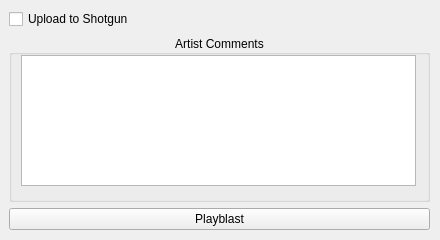
<?xml version="1.0" encoding="UTF-8"?>
<ui version="4.0">
 <class>Form</class>
 <widget class="QWidget" name="Form">
  <property name="geometry">
   <rect>
    <x>0</x>
    <y>0</y>
    <width>440</width>
    <height>240</height>
   </rect>
  </property>
  <property name="minimumSize">
   <size>
    <width>440</width>
    <height>240</height>
   </size>
  </property>
  <property name="maximumSize">
   <size>
    <width>440</width>
    <height>240</height>
   </size>
  </property>
  <property name="windowTitle">
   <string>Playblast to Shotgun</string>
  </property>
  <widget class="QWidget" name="gridLayoutWidget">
   <property name="geometry">
    <rect>
     <x>9</x>
     <y>9</y>
     <width>421</width>
     <height>221</height>
    </rect>
   </property>
   <layout class="QGridLayout" name="gridLayout_main">
    <item row="2" column="0">
     <widget class="QPushButton" name="pushButton_playblast">
      <property name="text">
       <string>Playblast</string>
      </property>
     </widget>
    </item>
    <item row="0" column="0">
     <widget class="QCheckBox" name="checkBox_upload">
      <property name="text">
       <string>Upload to Shotgun</string>
      </property>
     </widget>
    </item>
    <item row="1" column="0">
     <widget class="QGroupBox" name="groupBox_comments">
      <property name="title">
       <string>Artist Comments</string>
      </property>
      <property name="alignment">
       <set>Qt::AlignCenter</set>
      </property>
      <property name="flat">
       <bool>false</bool>
      </property>
      <widget class="QTextEdit" name="textEdit">
       <property name="geometry">
        <rect>
         <x>12</x>
         <y>20</y>
         <width>395</width>
         <height>131</height>
        </rect>
       </property>
       <property name="minimumSize">
        <size>
         <width>395</width>
         <height>131</height>
        </size>
       </property>
       <property name="maximumSize">
        <size>
         <width>395</width>
         <height>131</height>
        </size>
       </property>
      </widget>
     </widget>
    </item>
   </layout>
  </widget>
 </widget>
 <resources/>
 <connections/>
</ui>
